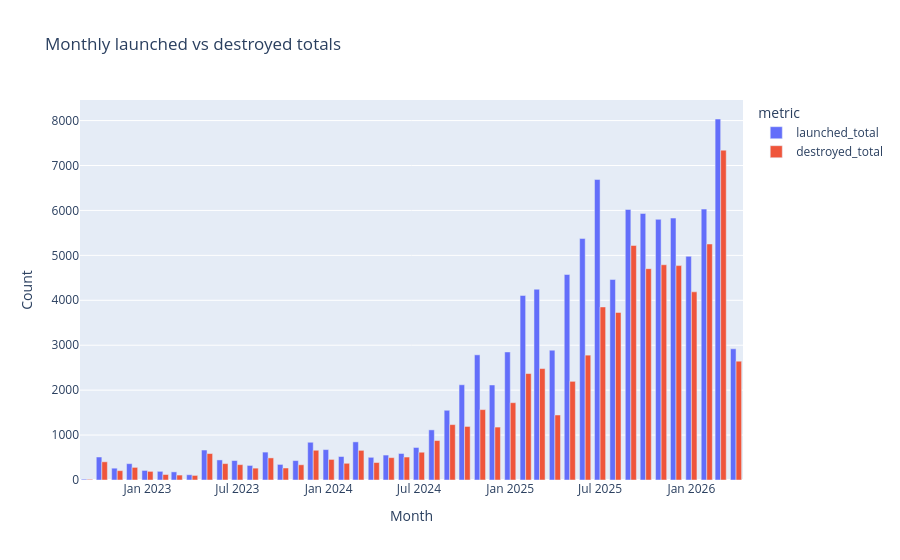

Notebook source saved alongside this figure:
### Code cell
monthly_trend = con.sql("""
SELECT
    DATE_TRUNC('month', CAST(event_date AS DATE)) AS month_start,
    SUM(COALESCE(launched, 0)) AS launched_total,
    SUM(COALESCE(destroyed, 0)) AS destroyed_total,
    COUNT(*) AS attack_rows
FROM silver_attacks
WHERE event_date <> ''
GROUP BY 1
ORDER BY 1
""").df()

display(monthly_trend.tail(12))

monthly_long = monthly_trend.melt(
    id_vars='month_start',
    value_vars=['launched_total', 'destroyed_total'],
    var_name='metric',
    value_name='value'
)

fig = px.bar(
    monthly_long,
    x='month_start',
    y='value',
    color='metric',
    barmode='group',
    title='Monthly launched vs destroyed totals'
)
fig.update_layout(xaxis_title='Month', yaxis_title='Count')
fig.show()
